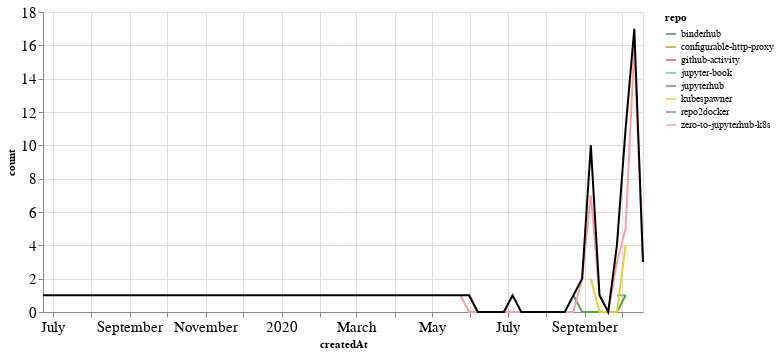

The cell this chart's notebook holds for it:
### Markdown cell above
## PRs

### Code cell
prs_time = prs.groupby('repo').resample('W', on='createdAt').count()['author'].reset_index()
prs_time = prs_time.rename(columns={'author': 'count'})
prs_time_total = prs_time.groupby('createdAt').agg({"count": "sum"}).reset_index()

ch1 = alt.Chart(prs_time, width=600).mark_line().encode(
    x='createdAt',
    y='count',
    color='repo',
    tooltip="repo"
)

ch2 = alt.Chart(prs_time_total, width=600).mark_line(color="black").encode(
    x='createdAt',
    y='count',
)

ch1 + ch2

### Figure 1 — Vega-Lite specification as saved in the notebook (floating-point values rounded to 4 significant figures)
{"config": {"axisLeft": {"labelFontSize": 15}, "axisBottom": {"labelFontSize": 15}}, "layer": [{"data": {"name": "data-aec9738053edcb9a24bc673e8ed7394f"}, "mark": "line", "encoding": {"color": {"type": "nominal", "field": "repo"}, "tooltip": {"type": "nominal", "field": "repo"}, "x": {"type": "temporal", "field": "createdAt"}, "y": {"type": "quantitative", "field": "count"}}, "width": 600}, {"data": {"name": "data-897bf5ae9344cf2cfa5b4e207c48bf60"}, "mark": {"type": "line", "color": "black"}, "encoding": {"x": {"type": "temporal", "field": "createdAt"}, "y": {"type": "quantitative", "field": "count"}}, "width": 600}], "$schema": "https://vega.github.io/schema/vega-lite/v4.8.1.json", "datasets": {"data-aec9738053edcb9a24bc673e8ed7394f": [{"repo": "binderhub", "createdAt": "2020-09-06T00:00:00", "count": 1}, {"repo": "configurable-http-proxy", "createdAt": "2020-05-31T00:00:00", "count": 1}, {"repo": "configurable-http-proxy", "createdAt": "2020-06-07T00:00:00", "count": 0}, {"repo": "configurable-http-proxy", "createdAt": "2020-06-14T00:00:00", "count": 0}, {"repo": "configurable-http-proxy", "createdAt": "2020-06-21T00:00:00", "count": 0}, {"repo": "configurable-http-proxy", "createdAt": "2020-06-28T00:00:00", "count": 0}, {"repo": "configurable-http-proxy", "createdAt": "2020-07-05T00:00:00", "count": 1}, {"repo": "github-activity", "createdAt": "2020-10-11T00:00:00", "count": 1}, {"repo": "jupyter-book", "createdAt": "2020-09-27T00:00:00", "count": 1}, {"repo": "jupyter-book", "createdAt": "2020-10-04T00:00:00", "count": 1}, {"repo": "jupyterhub", "createdAt": "2020-08-23T00:00:00", "count": 1}, {"repo": "jupyterhub", "createdAt": "2020-08-30T00:00:00", "count": 0}, {"repo": "jupyterhub", "createdAt": "2020-09-06T00:00:00", "count": 0}, {"repo": "jupyterhub", "createdAt": "2020-09-13T00:00:00", "count": 0}, {"repo": "jupyterhub", "createdAt": "2020-09-20T00:00:00", "count": 0}, {"repo": "jupyterhub", "createdAt": "2020-09-27T00:00:00", "count": 0}, {"repo": "jupyterhub", "createdAt": "2020-10-04T00:00:00", "count": 1}, {"repo": "kubespawner", "createdAt": "2020-09-06T00:00:00", "count": 2}, {"repo": "kubespawner", "createdAt": "2020-09-13T00:00:00", "count": 0}, {"repo": "kubespawner", "createdAt": "2020-09-20T00:00:00", "count": 0}, {"repo": "kubespawner", "createdAt": "2020-09-27T00:00:00", "count": 0}, {"repo": "kubespawner", "createdAt": "2020-10-04T00:00:00", "count": 4}, {"repo": "repo2docker", "createdAt": "2019-06-23T00:00:00", "count": 1}, {"repo": "zero-to-jupyterhub-k8s", "createdAt": "2020-05-24T00:00:00", "count": 1}, {"repo": "zero-to-jupyterhub-k8s", "createdAt": "2020-05-31T00:00:00", "count": 0}, {"repo": "zero-to-jupyterhub-k8s", "createdAt": "2020-06-07T00:00:00", "count": 0}, {"repo": "zero-to-jupyterhub-k8s", "createdAt": "2020-06-14T00:00:00", "count": 0}, {"repo": "zero-to-jupyterhub-k8s", "createdAt": "2020-06-21T00:00:00", "count": 0}, {"repo": "zero-to-jupyterhub-k8s", "createdAt": "2020-06-28T00:00:00", "count": 0}, {"repo": "zero-to-jupyterhub-k8s", "createdAt": "2020-07-05T00:00:00", "count": 0}, {"repo": "zero-to-jupyterhub-k8s", "createdAt": "2020-07-12T00:00:00", "count": 0}, {"repo": "zero-to-jupyterhub-k8s", "createdAt": "2020-07-19T00:00:00", "count": 0}, {"repo": "zero-to-jupyterhub-k8s", "createdAt": "2020-07-26T00:00:00", "count": 0}, {"repo": "zero-to-jupyterhub-k8s", "createdAt": "2020-08-02T00:00:00", "count": 0}, {"repo": "zero-to-jupyterhub-k8s", "createdAt": "2020-08-09T00:00:00", "count": 0}, {"repo": "zero-to-jupyterhub-k8s", "createdAt": "2020-08-16T00:00:00", "count": 0}, {"repo": "zero-to-jupyterhub-k8s", "createdAt": "2020-08-23T00:00:00", "count": 0}, {"repo": "zero-to-jupyterhub-k8s", "createdAt": "2020-08-30T00:00:00", "count": 2}, {"repo": "zero-to-jupyterhub-k8s", "createdAt": "2020-09-06T00:00:00", "count": 7}, {"repo": "zero-to-jupyterhub-k8s", "createdAt": "2020-09-13T00:00:00", "count": 1}, {"repo": "zero-to-jupyterhub-k8s", "createdAt": "2020-09-20T00:00:00", "count": 0}, {"repo": "zero-to-jupyterhub-k8s", "createdAt": "2020-09-27T00:00:00", "count": 3}, {"repo": "zero-to-jupyterhub-k8s", "createdAt": "2020-10-04T00:00:00", "count": 5}, {"repo": "zero-to-jupyterhub-k8s", "createdAt": "2020-10-11T00:00:00", "count": 16}, {"repo": "zero-to-jupyterhub-k8s", "createdAt": "2020-10-18T00:00:00", "count": 3}], "data-897bf5ae9344cf2cfa5b4e207c48bf60": [{"createdAt": "2019-06-23T00:00:00", "count": 1}, {"createdAt": "2020-05-24T00:00:00", "count": 1}, {"createdAt": "2020-05-31T00:00:00", "count": 1}, {"createdAt": "2020-06-07T00:00:00", "count": 0}, {"createdAt": "2020-06-14T00:00:00", "count": 0}, {"createdAt": "2020-06-21T00:00:00", "count": 0}, {"createdAt": "2020-06-28T00:00:00", "count": 0}, {"createdAt": "2020-07-05T00:00:00", "count": 1}, {"createdAt": "2020-07-12T00:00:00", "count": 0}, {"createdAt": "2020-07-19T00:00:00", "count": 0}, {"createdAt": "2020-07-26T00:00:00", "count": 0}, {"createdAt": "2020-08-02T00:00:00", "count": 0}, {"createdAt": "2020-08-09T00:00:00", "count": 0}, {"createdAt": "2020-08-16T00:00:00", "count": 0}, {"createdAt": "2020-08-23T00:00:00", "count": 1}, {"createdAt": "2020-08-30T00:00:00", "count": 2}, {"createdAt": "2020-09-06T00:00:00", "count": 10}, {"createdAt": "2020-09-13T00:00:00", "count": 1}, {"createdAt": "2020-09-20T00:00:00", "count": 0}, {"createdAt": "2020-09-27T00:00:00", "count": 4}, {"createdAt": "2020-10-04T00:00:00", "count": 11}, {"createdAt": "2020-10-11T00:00:00", "count": 17}, {"createdAt": "2020-10-18T00:00:00", "count": 3}]}}
